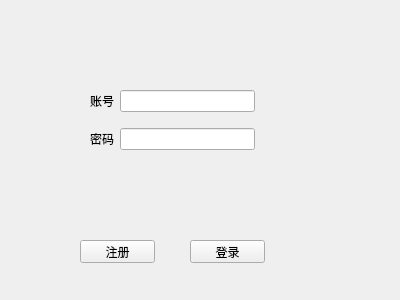
<?xml version="1.0" encoding="UTF-8"?>
<ui version="4.0">
 <class>loginForm</class>
 <widget class="QWidget" name="loginForm">
  <property name="geometry">
   <rect>
    <x>0</x>
    <y>0</y>
    <width>400</width>
    <height>300</height>
   </rect>
  </property>
  <property name="windowTitle">
   <string>登录窗口</string>
  </property>
  <widget class="QPushButton" name="pushButton_login">
   <property name="geometry">
    <rect>
     <x>190</x>
     <y>240</y>
     <width>75</width>
     <height>23</height>
    </rect>
   </property>
   <property name="text">
    <string>登录</string>
   </property>
  </widget>
  <widget class="QPushButton" name="pushButton_register">
   <property name="geometry">
    <rect>
     <x>80</x>
     <y>240</y>
     <width>75</width>
     <height>23</height>
    </rect>
   </property>
   <property name="text">
    <string>注册</string>
   </property>
  </widget>
  <widget class="QWidget" name="">
   <property name="geometry">
    <rect>
     <x>90</x>
     <y>80</y>
     <width>165</width>
     <height>81</height>
    </rect>
   </property>
   <layout class="QGridLayout" name="gridLayout">
    <item row="0" column="0">
     <widget class="QLabel" name="label">
      <property name="text">
       <string>账号</string>
      </property>
     </widget>
    </item>
    <item row="0" column="1">
     <widget class="QLineEdit" name="lineEdit_account"/>
    </item>
    <item row="1" column="0">
     <widget class="QLabel" name="label_2">
      <property name="text">
       <string>密码</string>
      </property>
     </widget>
    </item>
    <item row="1" column="1">
     <widget class="QLineEdit" name="lineEdit_password"/>
    </item>
   </layout>
  </widget>
 </widget>
 <resources/>
 <connections/>
</ui>
